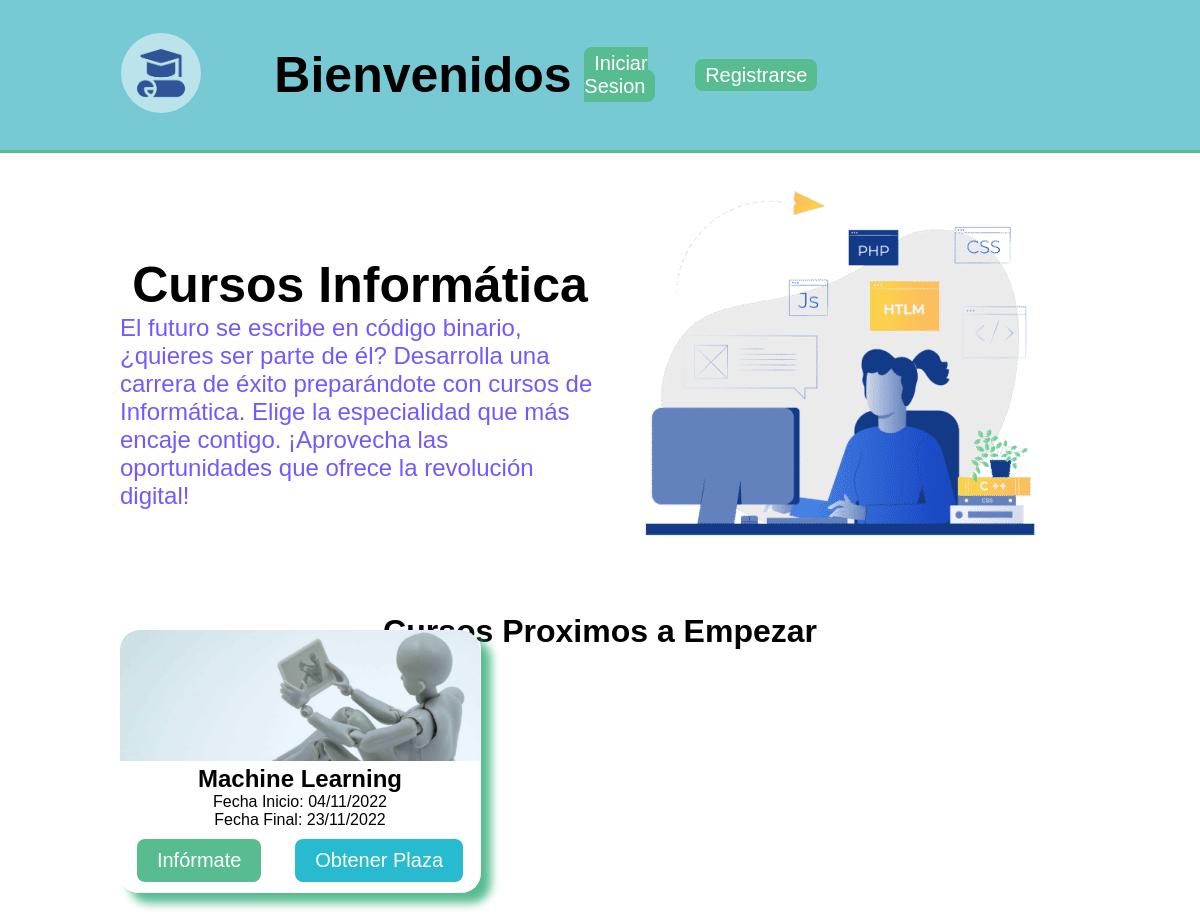
Screenshot of /Principal/alumnos_home.php with the database file from the repository.
### tables this page shows
CREATE TABLE `cursos` (
  `codigo` int(11) NOT NULL,
  `nombre` varchar(30) NOT NULL,
  `descripcion` text NOT NULL,
  `horas` int(11) NOT NULL,
  `fecha inicio` date NOT NULL,
  `fecha final` date NOT NULL,
  `foto` varchar(30) NOT NULL,
  `profesor` varchar(9) NOT NULL,
  `activo` tinyint(1) NOT NULL DEFAULT 1
);

### Principal/funciones_sql.php (called while the page is built, shortened)
<?php
    function proximos_cursos_general($con,){
        $sql = "SELECT * FROM `cursos` WHERE `activo` = 1 and `fecha inicio` > curdate() ORDER BY `fecha inicio` ASC limit 0,4";
        if($resultado = $con->query($sql)){
            while($row = $resultado->fetch_assoc()){
                $lista[] = $row;
            }
        }
        return $lista;
    }
    function cambiaf_a_espanol($fecha){
        preg_match( '/([0-9]{2,4})-([0-9]{1,2})-([0-9]{1,2})/', $fecha, $mifecha);
        $lafecha=$mifecha[3]."/".$mifecha[2]."/".$mifecha[1];
        return $lafecha;
    }
?>

### Principal/alumnos_home.php (the view, shortened to what this page needs)
<!DOCTYPE html>
<html>
<head>
    <link href="estilos_alumnos.css" rel="stylesheet" type="text/css">
</head>
<body>
    <?php
    if(isset($_SESSION['array_alumno'])){
        include('funciones_sql.php');
        include('../conexion.php');
        include('funciones_header.php');
        $con = conectar();
        header_alumno($_SESSION['array_alumno']['nombre'],$_SESSION['array_alumno']['foto'],$_SESSION['array_alumno']['dni']);
        $proximos_cursos = proximos_cursos($con,$_SESSION['array_alumno']['dni']);
    ?>
    <div class="banner">
        <div class="titulo">
            <h1>Cursos Informática</h1>
            <p class="banner">El futuro se escribe en código binario, ¿quieres ser parte de él? Desarrolla una carrera de éxito preparándote con cursos de Informática. Elige la especialidad que más encaje contigo. ¡Aprovecha las oportunidades que ofrece la revolución digital!</p>
        </div>
        <div class="imagen">
            <img src='../imagenes/banner_imagen.png' />
        </div>
    </div>
    <h1 class="cursos_empezar">Cursos Proximos a Empezar</h1>
    <div class="proximos_cursos">
        <?php
            $lista = ['uno','dos','tres','cuatro'];
            foreach($proximos_cursos as $clave => $valor){
                echo "<div class='".$lista[$clave]."'>";
                    echo "<div class='foto'>";
                        echo "<img src=".$valor['foto']." />";
                    echo "</div>";
                    echo "<div class='titulo'>";
                        echo "<h2>".$valor['nombre']."</h2>";
                        echo "<p>Fecha Inicio: ".cambiaf_a_espanol($valor['fecha inicio'])."<br>Fecha Final: ".cambiaf_a_espanol($valor['fecha final'])."</p>";
                    echo "</div>";
                    echo "<div class='botones'>";
                        echo "<a class='informate' href='alumnos_curso.php?codigo=".$valor['codigo']."'>Infórmate</a>";
                        echo "<a class='plaza' href='matricular.php?accion=1&curso=".$valor['codigo']."&dni=".$_SESSION['array_alumno']['dni']."'>Obtener Plaza</a>";
                    echo "</div>";
                echo "</div>";
            }
        ?>
    </div>
    <?php }else{
        include('funciones_sql.php');
        include('funciones_header.php');
        $con = conectar();
        $proximos_cursos = proximos_cursos_general($con);
        ?>
        <div class="banner">
        <div class="titulo">
            <h1>Cursos Informática</h1>
            <p class="banner">El futuro se escribe en código binario, ¿quieres ser parte de él? Desarrolla una carrera de éxito preparándote con cursos de Informática. Elige la especialidad que más encaje contigo. ¡Aprovecha las oportunidades que ofrece la revolución digital!</p>
        </div>
        <div class="imagen">
            <img src='../imagenes/banner_imagen.png' />
        </div>
    </div>
    <h1 class="cursos_empezar">Cursos Proximos a Empezar</h1>
        <div class="proximos_cursos">
        <?php
            $lista = ['uno','dos','tres','cuatro'];
            foreach($proximos_cursos as $clave => $valor){
                echo "<div class='".$lista[$clave]."'>";
                    echo "<div class='foto'>";
                        echo "<img src=".$valor['foto']." />";
                    echo "</div>";
                    echo "<div class='titulo'>";
                        echo "<h2>".$valor['nombre']."</h2>";
                        echo "<p>Fecha Inicio: ".cambiaf_a_espanol($valor['fecha inicio'])."<br>Fecha Final: ".cambiaf_a_espanol($valor['fecha final'])."</p>";
                    echo "</div>";
                    echo "<div class='botones'>";
                        echo "<a class='informate' href='alumnos_curso.php'>Infórmate</a>";
                        echo "<a class='plaza' href='matricular.php'>Obtener Plaza</a>";
                    echo "</div>";
                echo "</div>";
            }
            ?>
        </div>
        <?php
    } ?>
</body>
</html>

### Principal/estilos_alumnos.css (style rules this page uses)
* { font-family: Arial, Helvetica, sans-serif; margin: 0px; padding: 0px; }
div.titulo { margin: 0px auto; width: 100%; text-align: center; grid-column: 2 / 3; grid-row: 1; }
div.banner { width: 80%; height: 400px; display: flex; flex-direction: row; align-items: center; margin: 30px auto; }
div.banner > div { width: 50%; text-align: center; }
div.titulo > h1 { font-size: 50px; }
div.titulo > p.banner { font-size: 24px; text-align: left; color: rgba(38, 0, 255, 0.652); }
div.proximos_cursos { display: grid; grid-template-columns: repeat(2,50%); grid-template-rows: repeat(2, 50%); align-items: center; }
div.uno { grid-column: 1 / 2; grid-row: 1; display: flex; flex-direction: column; text-align: center; width: 60%; border: transparent solid 1px; border-radius: 20px; box-shadow: 10px 10px 10px #57BC90; margin: 30px auto; }
div.foto { width: 100%; }
div.foto > img { width: 100%; border-top-left-radius: 20px; border-top-right-radius: 20px; }
h1.cursos_empezar { text-align: center; margin-bottom: 30px; }
div.botones { display: flex; flex-direction: row; }
div.botones > a.informate { color: white; text-decoration: none; background: #57BC90; padding: 10px 20px; border-radius: .5rem; font-size: 20px; margin: 10px auto; }
div.botones > a.plaza { color: white; text-decoration: none; background: #28bace; padding: 10px 20px; border-radius: .5rem; font-size: 20px; margin: 10px auto; }

### rows the page displays
cursos: foto (picture), nombre "Machine Learning", fecha inicio "04/11/2022", fecha final "23/11/2022"
